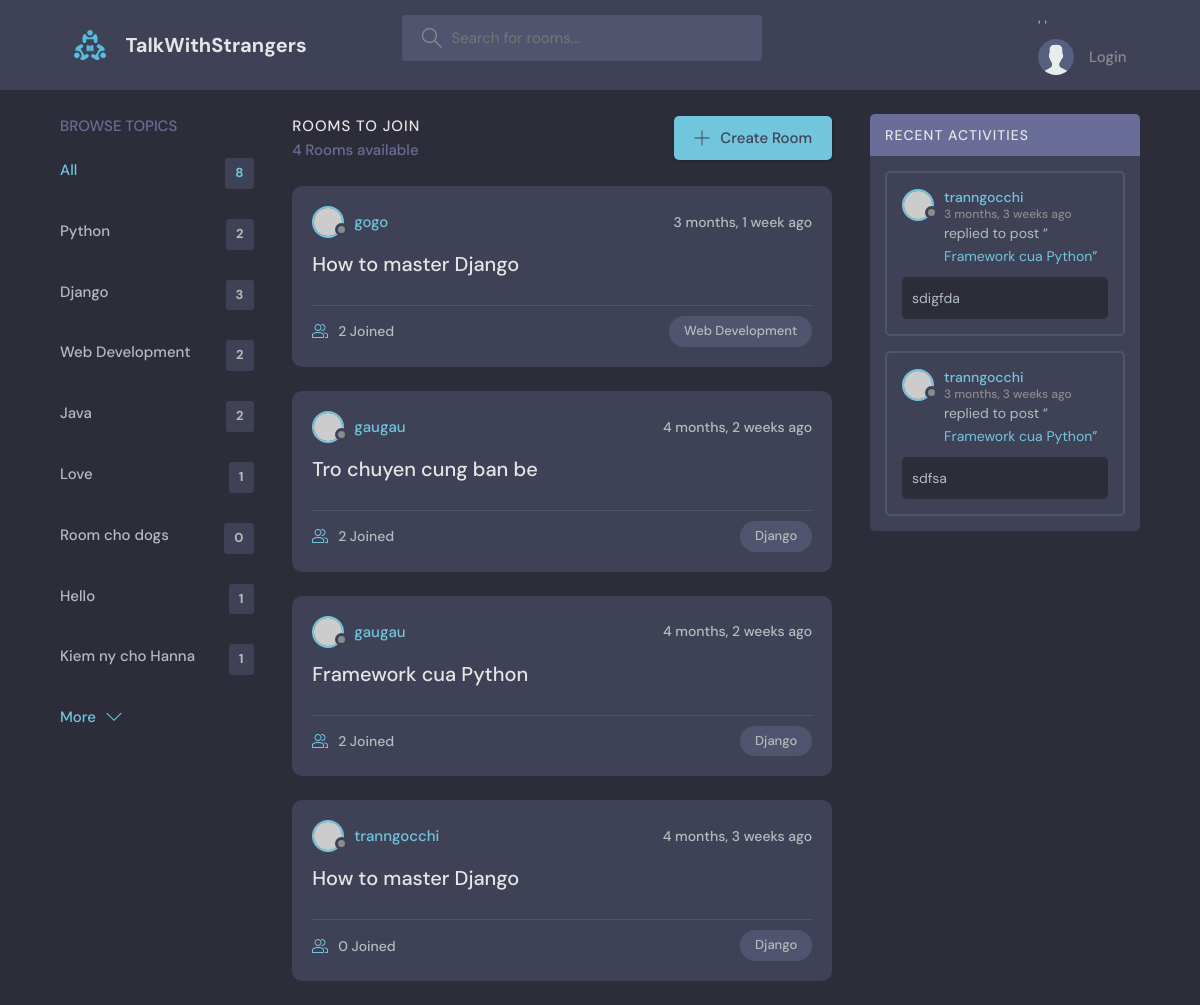
Screenshot of /?q=Django with the database file from the repository.
### base/models.py (models this page shows, shortened)
class Topic(models.Model):
    name = models.CharField(max_length=200)

class Room(models.Model):
    host = models.ForeignKey(User, on_delete=models.SET_NULL, null=True)
    topic = models.ForeignKey(Topic, on_delete=models.SET_NULL, null=True)
    name = models.CharField(max_length=200)
    description = models.TextField(null=True, blank=True)
    participants = models.ManyToManyField(User, related_name='participants', blank=True)
    updated = models.DateTimeField(auto_now=True)
    created = models.DateTimeField(auto_now_add=True)
    class Meta:
        ordering = ['-updated', '-created']
    def __str__(self):
        return self.name

class Message(models.Model):
    user = models.ForeignKey(User, on_delete=models.CASCADE)
    room = models.ForeignKey(Room, on_delete=models.CASCADE)
    body = models.TextField()
    updated = models.DateTimeField(auto_now=True)
    created = models.DateTimeField(auto_now_add=True)
    class Meta:
        ordering = ['-updated', '-created']

### base/views.py (the view)
# urls.py: path('', views.home, name="home"),
def home(request):
    q = request.GET.get('q') if request.GET.get('q') != None else ''
    rooms = Room.objects.filter(
        Q(topic__name__icontains=q) |
        Q(name__icontains=q)|
        Q(description__icontains=q)
    )
    topics = Topic.objects.all()
    room_count = rooms.count()
    room_messages = Message.objects.filter(Q(room__topic__name__icontains=q))
    context = {'rooms': rooms, 'topics': topics, 'room_count': room_count,
    'room_messages': room_messages}
    return render(request, 'base/home.html', context)

### base/templates/base/home.html (shortened to what this page needs)
{% extends 'main.html' %}
{% block content %}
    <main class="layout layout--3">
      <div class="container">
        {% include 'base/topics_component.html' %}
        <div class="roomList">
          <div class="roomList__header">
            <div>
              <h2>Rooms To Join</h2>
              <p>{{room_count}} Rooms available</p>
            </div>
            <a class="btn btn--main" href="{% url 'create-room' %}">
              <svg version="1.1" xmlns="http://www.w3.org/2000/svg" width="32" height="32" viewBox="0 0 32 32">
                <title>add</title>
                <path
                  d="M16.943 0.943h-1.885v14.115h-14.115v1.885h14.115v14.115h1.885v-14.115h14.115v-1.885h-14.115v-14.115z"
                ></path>
              </svg>
              Create Room
            </a>
          </div>
          {% include 'base/feed_component.html' %}
        </div>
        {% include 'base/activity_component.html' %}
      </div>
    </main>
{% endblock content %}

### base/templates/base/topics_component.html
<div class="topics">
    <div class="topics__header">
      <h2>Browse Topics</h2>
    </div>
    <ul class="topics__list">
      <li>
        <a href="{% url 'home' %}" class="active">All <span>{{topics.count}}</span></a>
      </li>
      {% for topic in topics %}
      <li>
        <a href="{% url 'home' %}?q={{topic.name}}">{{topic.name}} <span>{{topic.room_set.all.count}}</span></a>
      </li>
      {% endfor %}
    </ul>
    <a class="btn btn--link" href="topics.html">
      More
      <svg version="1.1" xmlns="http://www.w3.org/2000/svg" width="32" height="32" viewBox="0 0 32 32">
        <title>chevron-down</title>
        <path d="M16 21l-13-13h-3l16 16 16-16h-3l-13 13z"></path>
      </svg>
    </a>
  </div>

### base/templates/base/feed_component.html (shortened to what this page needs)
{% for room in rooms %}
<div class="roomListRoom">
    <div class="roomListRoom__header">
      <a href="{% url 'user-profile' room.host.id %}" class="roomListRoom__author">
        <div class="avatar avatar--small">
          <img src="https://randomuser.me/api/portraits/women/11.jpg" />
        </div>
        <span>{{room.host.username}}</span>
      </a>
      <div class="roomListRoom__actions">
        <span>{{room.created|timesince}} ago</span>
      </div>
    </div>
    <div class="roomListRoom__content">
      <a href="{% url 'room' room.id %}">{{room.name}}</a>
    </div>
    <div class="roomListRoom__meta">
      <a href="{% url 'room' room.id %}" class="roomListRoom__joined">
        {{room.participants.all.count}} Joined
      </a>
      <p class="roomListRoom__topic">{{room.topic.name}}</p>
    </div>
  </div>
  {% endfor %}

### base/templates/base/activity_component.html (shortened to what this page needs)
<div class="activities">
    <div class="activities__header">
      <h2>Recent Activities</h2>
    </div>
    {% for message in room_messages %}
    <div class="activities__box">
      <div class="activities__boxHeader roomListRoom__header">
        <a href="{% url 'user-profile' message.user.id %}" class="roomListRoom__author">
          <div class="avatar avatar--small">
            <img src="https://randomuser.me/api/portraits/women/11.jpg" />
          </div>
          <p>
            {{message.user}}
            <span>{{message.created|timesince}} ago</span>
          </p>
        </a>
      </div>
      <div class="activities__boxContent">
          <p>replied to post “<a href="{% url 'room' message.room.id %}">{{message.room}}</a>”</p>
          <div class="activities__boxRoomContent">
              {{message.body}}
          </div>
      </div>
    </div>
    {% endfor %}
  </div>

### rows the page displays
Topic: name "Python", room_set.all.count "2"
Topic: name "Django", room_set.all.count "3"
Topic: name "Web Development", room_set.all.count "2"
Topic: name "Java", room_set.all.count "2"
Topic: name "Love", room_set.all.count "1"
Topic: name "Room cho dogs", room_set.all.count "0"
Topic: name "Hello", room_set.all.count "1"
Topic: name "Kiem ny cho Hanna", room_set.all.count "1"
Room: host.username "gogo", created "3 months, 1 week", name "How to master Django", participants.all.count "2", topic.name "Web Development"
Room: host.username "gaugau", created "4 months, 2 weeks", name "Tro chuyen cung ban be", participants.all.count "2", topic.name "Django"
Room: host.username "gaugau", created "4 months, 2 weeks", name "Framework cua Python", participants.all.count "2", topic.name "Django"
Room: host.username "tranngocchi", created "4 months, 3 weeks", name "How to master Django", participants.all.count "0", topic.name "Django"
Message: user "tranngocchi", created "3 months, 3 weeks", room "Framework cua Python", body "sdigfda"
Message: user "tranngocchi", created "3 months, 3 weeks", room "Framework cua Python", body "sdfsa"

### other values shown
{{ topics.count }} "8"
{{ room_count }} "4"
